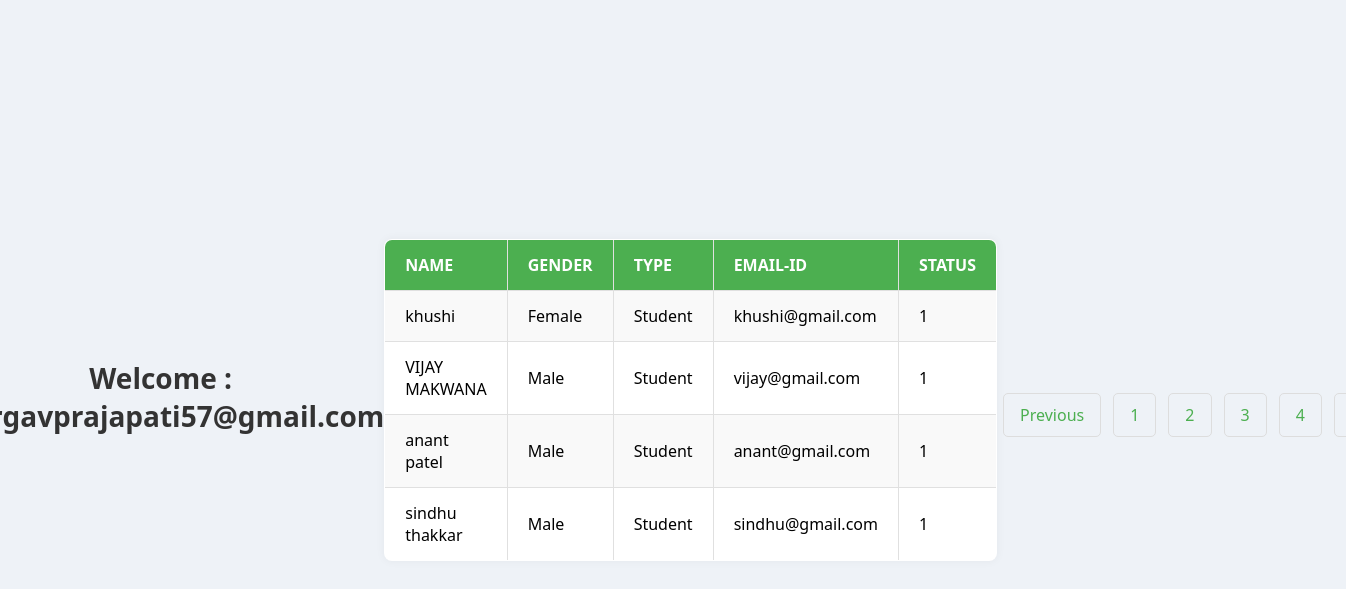
The page /adminindex.php?page=3 (signed in) on the database its author committed.
### tables this page shows
CREATE TABLE IF NOT EXISTS `tblregistration` (
  `Userid` int NOT NULL AUTO_INCREMENT,
  `name` varchar(30) NOT NULL,
  `gender` varchar(6) NOT NULL,
  `type` varchar(10) NOT NULL,
  `emailid` varchar(30) NOT NULL,
  `pass` varchar(30) NOT NULL,
  `status` int NOT NULL,
  PRIMARY KEY (`Userid`)
);

### adminindex.php (the view, shortened to what this page needs)
<html>
  <head>
  </head>
  <body>
    <?php
    echo "<h2>Welcome : " . $_SESSION['username'] . "</h2>";
    if (isset($_SESSION['username'])) {
        $conn = mysqli_connect("localhost", "root", "", "studentdb");
        $limit = 4;
        $page = isset($_GET['page']) ? $_GET['page'] : 1;
        $offset = ($page - 1) * $limit;
        $total_result = mysqli_query($conn, "SELECT COUNT(*) AS total FROM tblregistration WHERE type='Student' AND status=1");
        $total_row = mysqli_fetch_assoc($total_result)['total'];
        $total_pages = ceil($total_row / $limit);
        $sql = "SELECT * FROM tblregistration WHERE type='Student' AND status=1 LIMIT $offset, $limit";
        $result = mysqli_query($conn, $sql);
        if (mysqli_num_rows($result) > 0) {
            echo "<table border=1>
              <tr>
                  <th>Name</th>
                  <th>Gender</th>
                  <th>Type</th>
                  <th>Email-ID</th>
                  <th>Status</th>
               </tr>";
            while ($rows = mysqli_fetch_assoc($result)) {
                echo "<tr><td>" . $rows['name'] . "</td>
                <td>" . $rows['gender'] . "</td>
                <td>" . $rows['type'] . "</td>
                <td>" . $rows['emailid'] . "</td>
                <td>" . $rows['status'] . "</td>
                </tr>";
             }
            echo "</table>";
        } else {
            echo "<p class='no-records'>No records found.</p>";
        }
        echo "<div class='pagination'>";
        if ($page > 1) {
            echo "<a href='?page=" . ($page - 1) . "'>Previous</a>";
        }
        for ($i = 1; $i <= $total_pages; $i++) {
            echo "<a href='?page=$i'>$i</a>";
        }
        if ($page < $total_pages) {
            echo "<a href='?page=" . ($page + 1) . "'>Next</a>";
        }
        echo "</div>";
    }
    ?>
  </body>
</html>

### adminindex.php (style rules this page uses)
body { font-family: 'Segoe UI', Tahoma, Geneva, Verdana, sans-serif; background-color: #eef2f7; margin: 0; padding: 0; display: flex; justify-content: center; align-items: center; height: 100vh; text-align: center; }
h2 { margin-bottom: 30px; font-size: 28px; color: #333; }
table { width: 100%; border-collapse: collapse; margin: 0 auto; background-color: #fff; border-radius: 8px; overflow: hidden; box-shadow: 0 0 10px rgba(0, 0, 0, 0.05); }
th, td { padding: 14px 20px; border: 1px solid #e0e0e0; text-align: left; font-size: 16px; }
th { background-color: #4CAF50; color: white; font-weight: bold; text-transform: uppercase; }
tr:nth-child(even) { background-color: #f9f9f9; }
.pagination { margin-top: 30px; display: flex; justify-content: center; }
.pagination a { color: #4CAF50; text-decoration: none; padding: 10px 16px; margin: 0 6px; border: 1px solid #ddd; border-radius: 5px; transition: background-color 0.3s, color 0.3s; }

### rows shown on the page
tblregistration: name "khushi", gender "Female", type "Student", emailid "khushi@gmail.com", status "1"
tblregistration: name "VIJAY MAKWANA", gender "Male", type "Student", emailid "vijay@gmail.com", status "1"
tblregistration: name "anant patel", gender "Male", type "Student", emailid "anant@gmail.com", status "1"
tblregistration: name "sindhu thakkar", gender "Male", type "Student", emailid "sindhu@gmail.com", status "1"
